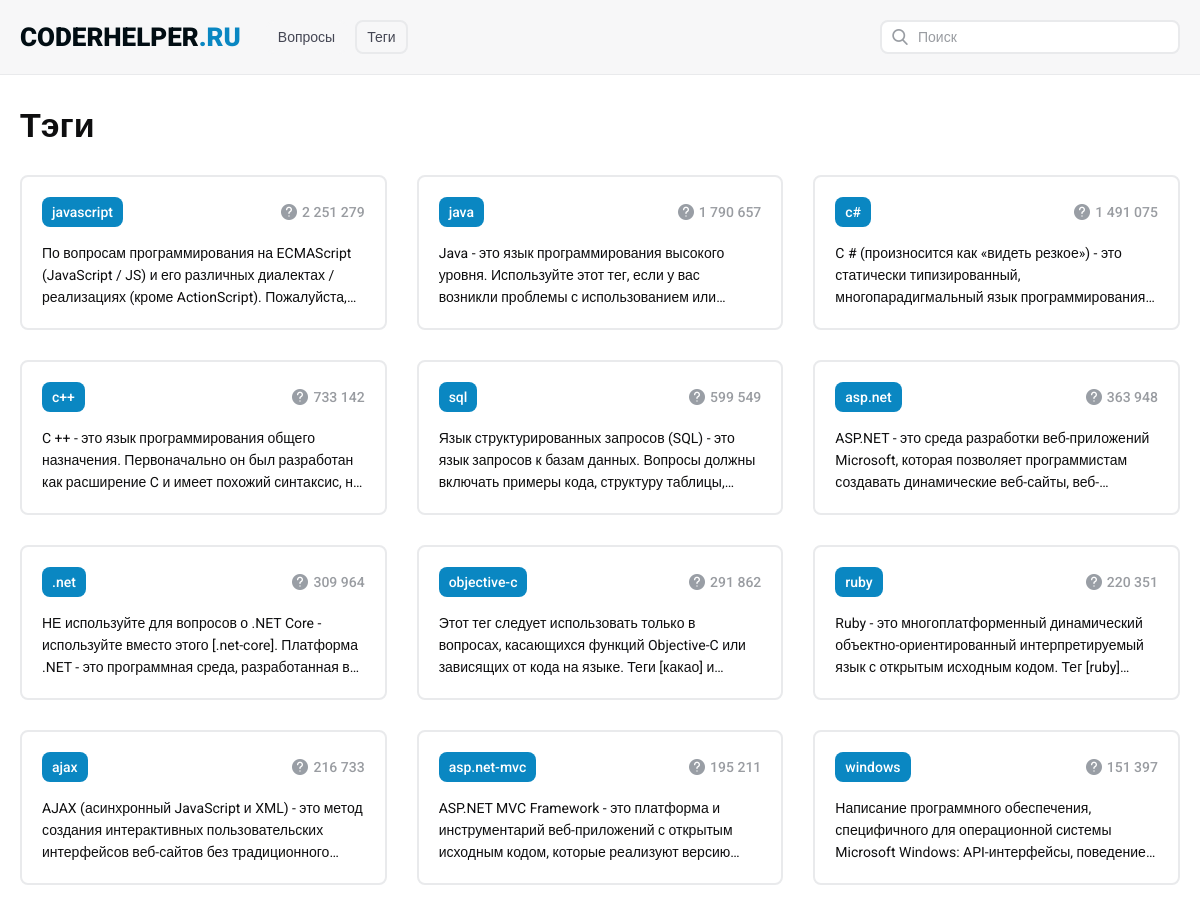
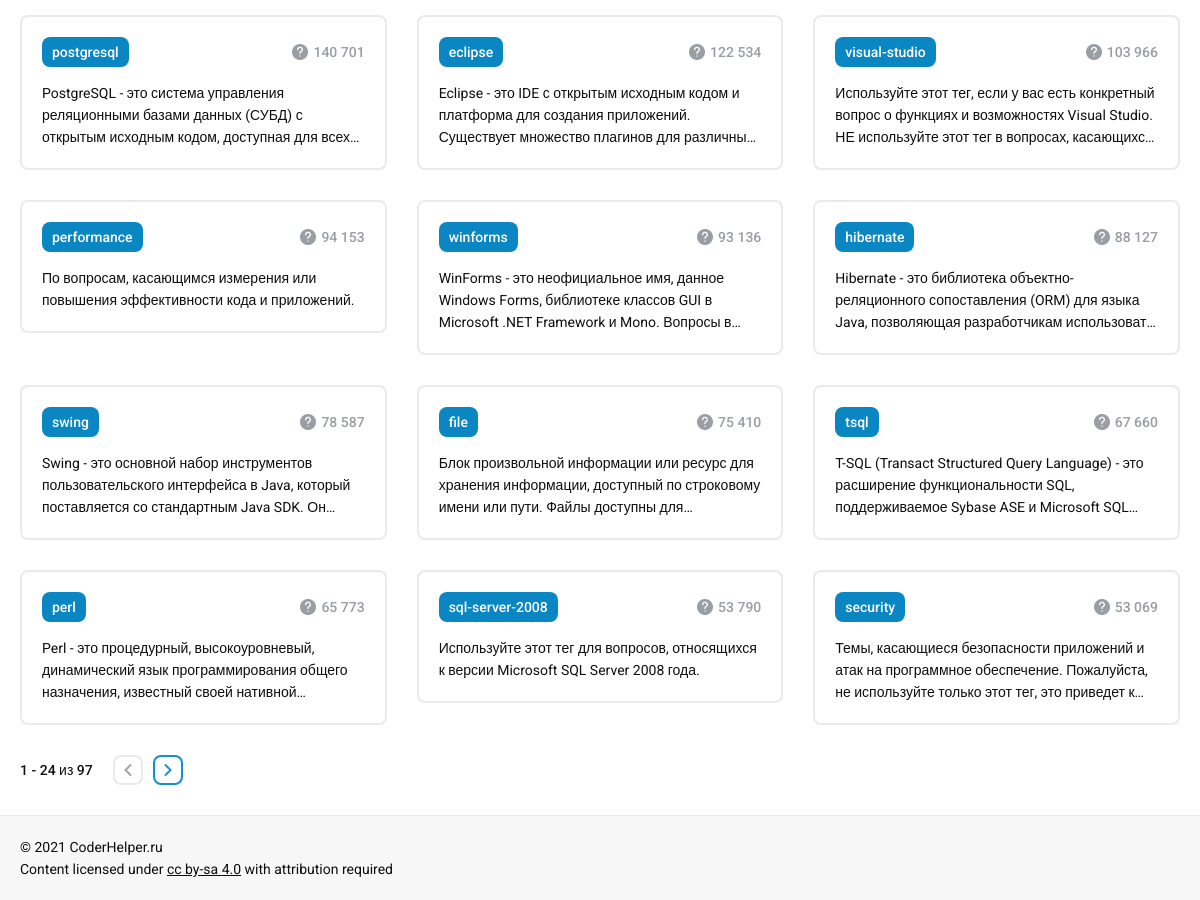
The app's page /tags with its own data (2 pictures, top to bottom).
### tables this page shows
CREATE TABLE `tags` (
  `tag_id` int NOT NULL AUTO_INCREMENT,
  `tag_name` varchar(255) NOT NULL COMMENT 'название тега',
  `tag_description` text COMMENT 'описание тега',
  `questions_count` int DEFAULT NULL,
  `status_process` int NOT NULL DEFAULT '1',
  `is_translate` int NOT NULL DEFAULT '0',
  PRIMARY KEY (`tag_id`),
  UNIQUE KEY `tag_name` (`tag_name`),
  KEY `tags_status_process_index` (`status_process`),
  KEY `tags_is_translate_index` (`is_translate`)
);

### config/routes.php (called while the page is built)
<?php
return [
    '^search\/page-([0-9]+)' => 'search/index/$1',
    '^search' => 'search/index',
    '^tags\/([0-9a-zA-Z%-.,]+)/page-([0-9]+)$' => 'tags/list/$1/$2',
    '^tags\/page-([0-9]+)$' => 'tags/index/$1',
    '^tags\/([0-9a-zA-Z%-.,]+)$' => 'tags/list/$1',
    '^tags$' => 'tags/index',
    '^questions/([0-9]+)/([0-9а-яёА-ЯЁA-Za-z-%.,]+)$' => 'question/view/$1/$2',
    '^questions/([0-9]+)/?$' => 'question/view/$1/question',
    '^q\/([0-9]+)/([0-9а-яёА-ЯЁA-Za-z-%.,]+)$' => 'question/view/$1/$2',
    '^q\/([0-9]+)/?$' => 'question/view/$1/question',
    '^page-([0-9]+)$' => 'question/index/$1',
    '' => 'question/index'
    ];

### src/Controllers/TagsController.php (called while the page is built, shortened)
<?php
class TagsController {
    public function actionIndex($page = 1): bool
    {
        $Tags = Tags::getAllTagsList($page);
        $total = Common::getTotalItems('tag_id', 'tags');
        $pagination = new Pagination($total, $page, Tags::SHOW_TAGS_BY_DEFAULT, 'page-');
        require_once(PUBLIC_HTML.'/views/tags/index.php');
        return true;
    }
}

### index.php (called while the page is built, shortened)
<?php
$router = new Router();
$router->run();

### src/Models/Tags.php (called while the page is built, shortened)
<?php
class Tags {
    public static function getAllTagsList(int $page = 1): array
    {
            $offset = ($page - 1) * self::SHOW_TAGS_BY_DEFAULT;
            $db = Database::getConnection();
            $tagsList = [];
            $result = $db->query("SELECT * FROM `tags`"
                    . " ORDER BY `questions_count` DESC"
                    . " LIMIT ".self::SHOW_TAGS_BY_DEFAULT
                    . " OFFSET ".$offset);
            while($row = $result->fetch()){
                $tagsList[] = [
                    'tag_id' => $row['tag_id'],
                    'tag_name' => $row['tag_name'],
                    'tag_description' => Common::mbCutString($row['tag_description'], 250),
                    'questions_count' => number_format($row['questions_count'], 0, ',', ' '),
                ];
            }
            return $tagsList;
    }
}

### src/Models/Common.php (called while the page is built, shortened)
<?php
class Common {
    public static function mbCutString(string $str, int $length, string $postfix='...', string $encoding='UTF-8'): string
    {
        $str = trim(strip_tags($str));
        if (mb_strlen($str, $encoding) <= $length) {
            $str = trim($str) ;
        }
        else {
            $tmp = mb_substr($str, 0, $length, $encoding);
            $str = mb_substr($tmp, 0, mb_strripos($tmp, ' ', 0, $encoding), $encoding) . $postfix;
        }
        return $str;
    }
    public static function getTotalItems(string $id, string $table): int
    {
        $database = Database::getConnection();
        $result = $database->query("SELECT count(`$id`) AS `count` FROM `$table`");
        $row = $result->fetch();
        return $row['count'] ?? 0;
    }
}

### views/tags/index.php (the view)
<?php include_once PUBLIC_HTML.'/views/layouts/header.php';?>
<div class="content_wrapper clearfix">
    <main class="tags_block">
        <h1 class="main_title">Тэги</h1>
        <div class="tags_list clearfix">
            <?php foreach($Tags as $tagItem) : ?>
            <div class="tag_item">
                <div class="tag_top clearfix">
                    <a class="tag_name" href="/tags/<?=mb_strtolower(urlencode($tagItem['tag_name']));?>"><?=$tagItem['tag_name'];?></a>
                    <div class="questions_count"><?=$tagItem['questions_count']?></div>
		</div>
		<p class="tag_description"><?=$tagItem['tag_description'];?></p>
            </div>
            <?php endforeach; ?>
        </div>
        <?=$pagination->count();?>
    </main>
</div>
<?php include_once PUBLIC_HTML.'/views/layouts/footer.php';?>

### src/Components/Router.php (shortened to what this page needs)
<?php
class Router {
    private string $controllersNamespace = 'Coderhelper\Controllers\\';
    private array $routes;
    public function __construct(){
        $routesPath = PUBLIC_HTML."/config/routes.php";
        $this->routes = include($routesPath);
    }
    private function getUri(): string
    {
        if(!empty($_SERVER['REQUEST_URI'])){
            return trim($_SERVER['REQUEST_URI'], '/');
        }
        return '';
    }
    public function run(): void
    {
        $uri = $this->getUri();
        foreach($this->routes as $uriPattern => $path) {
            if(preg_match("~^$uriPattern~ui", $uri)){
                $internalRoute = preg_replace("~$uriPattern~", $path, $uri);
                $internalRoute = preg_replace('~\?(.*)~', '', $internalRoute);
                $segments = explode('/', $internalRoute);
                $controllerName = ucfirst(array_shift($segments)."Controller");
                $actionName = "action".ucfirst(array_shift($segments));
                $this->parameters = $segments;
                $controllerName = $this->controllersNamespace.$controllerName;
                $controllerObject = new $controllerName;
                $result = (method_exists($controllerName, $actionName)) ?
                    call_user_func_array(array($controllerObject, $actionName), $this->parameters) :
                    NotfoundController::actionNotfound();
                if($result != null){
                    break;
                }
            }
        }
    }
}

### template/css/styles.css (style rules this page uses)
html * { -webkit-box-sizing: border-box; -moz-box-sizing: border-box; box-sizing: border-box; }
body { min-width: 320px; background: #fff; font-family: 'Roboto', sans-serif; font-weight: 400; font-size: 16px; line-height: 24px; color: #0e0e0f; cursor: default; -webkit-text-size-adjust: 100%; -moz-text-size-adjust: 100%; -ms-text-size-adjust: 100%; text-size-adjust: 100%; }
.clearfix:after { display: block; content: ""; clear: both; }
.content_wrapper { margin: 0 auto; padding: 105px 20px 30px; max-width: 1200px; }
.content_wrapper .main_title { margin: 0 0 30px; font-weight: 700; font-size: 34px; line-height: 40px; }
.tags_block .tag_item { float: left; margin: 0 30px 30px 0; padding: 20px; width: -webkit-calc((100% - 60px) / 3); width: -moz-calc((100% - 60px) / 3); width: calc((100% - 60px) / 3); border: 2px solid #e9eaec; -webkit-border-radius: 8px; -moz-border-radius: 8px; border-radius: 8px; }
.tags_block .tag_item:nth-child(3n) { margin: 0 0 30px; }
.tags_block .tag_item .tag_top { margin: 0 0 15px; }
.tags_block .tag_item .tag_name { display: block; float: left; padding: 8px 10px; -webkit-border-radius: 8px; -moz-border-radius: 8px; border-radius: 8px; background: #0a87c2; font-weight: 500; font-size: 14px; line-height: 14px; letter-spacing: normal; color: #fff; text-decoration: none; outline: none; cursor: pointer; }
.tags_block .tag_item .questions_count { float: right; padding: 0 0 0 21px; background: url("../images/questions_icon.png") left center no-repeat; -webkit-background-size: 16px auto; -moz-background-size: 16px auto; -o-background-size: 16px auto; background-size: 16px auto; font-weight: 500; font-size: 14px; line-height: 30px; color: #999ca1; }
.tags_block .tag_item .tag_description { display: -webkit-box; -webkit-box-orient: vertical; -webkit-line-clamp: 3; overflow: hidden; max-height: 66px; font-size: 14px; line-height: 22px; }

### records on screen
tags: tag_name "javascript", questions_count "2 251 279", tag_description "По вопросам программирования на ECMAScript (JavaScript / JS) и его различных диалектах / реализациях (кроме ActionScript).…"
tags: tag_name "java", questions_count "1 790 657", tag_description "Java - это язык программирования высокого уровня. Используйте этот тег, если у вас возникли проблемы с использованием…"
tags: tag_name "c++", questions_count "733 142", tag_description "C ++ - это язык программирования общего назначения. Первоначально он был разработан как расширение C и имеет похожий синтаксис,…"
tags: tag_name "sql", questions_count "599 549", tag_description "Язык структурированных запросов (SQL) - это язык запросов к базам данных. Вопросы должны включать примеры кода, структуру…"
tags: tag_name "asp.net", questions_count "363 948", tag_description "ASP.NET - это среда разработки веб-приложений Microsoft, которая позволяет программистам создавать динамические…"
tags: tag_name ".net", questions_count "309 964", tag_description "НЕ используйте для вопросов о .NET Core - используйте вместо этого [.net-core]. Платформа .NET - это программная среда, разработанная…"
tags: tag_name "objective-c", questions_count "291 862", tag_description "Этот тег следует использовать только в вопросах, касающихся функций Objective-C или зависящих от кода на языке. Теги [какао]…"
tags: tag_name "ruby", questions_count "220 351", tag_description "Ruby - это многоплатформенный динамический объектно-ориентированный интерпретируемый язык с открытым исходным кодом. Тег…"
tags: tag_name "ajax", questions_count "216 733", tag_description "AJAX (асинхронный JavaScript и XML) - это метод создания интерактивных пользовательских интерфейсов веб-сайтов без…"
tags: tag_name "asp.net-mvc", questions_count "195 211", tag_description "ASP.NET MVC Framework - это платформа и инструментарий веб-приложений с открытым исходным кодом, которые реализуют…"
tags: tag_name "windows", questions_count "151 397", tag_description "Написание программного обеспечения, специфичного для операционной системы Microsoft Windows: API-интерфейсы, поведение…"
tags: tag_name "postgresql", questions_count "140 701", tag_description "PostgreSQL - это система управления реляционными базами данных (СУБД) с открытым исходным кодом, доступная для…"
tags: tag_name "eclipse", questions_count "122 534", tag_description "Eclipse - это IDE с открытым исходным кодом и платформа для создания приложений. Существует множество плагинов для…"
tags: tag_name "visual-studio", questions_count "103 966", tag_description "Используйте этот тег, если у вас есть конкретный вопрос о функциях и возможностях Visual Studio. НЕ используйте этот тег в вопросах,…"
tags: tag_name "performance", questions_count "94 153", tag_description "По вопросам, касающимся измерения или повышения эффективности кода и приложений."
tags: tag_name "winforms", questions_count "93 136", tag_description "WinForms - это неофициальное имя, данное Windows Forms, библиотеке классов GUI в Microsoft .NET Framework и Mono. Вопросы…"
tags: tag_name "hibernate", questions_count "88 127", tag_description "Hibernate - это библиотека объектно-реляционного сопоставления (ORM) для языка Java, позволяющая разработчикам…"
tags: tag_name "swing", questions_count "78 587", tag_description "Swing - это основной набор инструментов пользовательского интерфейса в Java, который поставляется со стандартным Java SDK.…"
tags: tag_name "file", questions_count "75 410", tag_description "Блок произвольной информации или ресурс для хранения информации, доступный по строковому имени или пути. Файлы доступны…"
tags: tag_name "tsql", questions_count "67 660", tag_description "T-SQL (Transact Structured Query Language) - это расширение функциональности SQL, поддерживаемое Sybase ASE и Microsoft…"
tags: tag_name "perl", questions_count "65 773", tag_description "Perl - это процедурный, высокоуровневый, динамический язык программирования общего назначения, известный своей…"
tags: tag_name "sql-server-2008", questions_count "53 790", tag_description "Используйте этот тег для вопросов, относящихся к версии Microsoft SQL Server 2008 года."
tags: tag_name "security", questions_count "53 069", tag_description "Темы, касающиеся безопасности приложений и атак на программное обеспечение. Пожалуйста, не используйте только этот тег, это приведет…"

### other values on screen
$tagItem['tag_name'] "c#"
$tagItem['questions_count'] "1 491 075"
$tagItem['tag_description'] "C # (произносится как «видеть резкое») - это статически типизированный, многопарадигмальный язык…"
$count "1 - 24 из 97"
